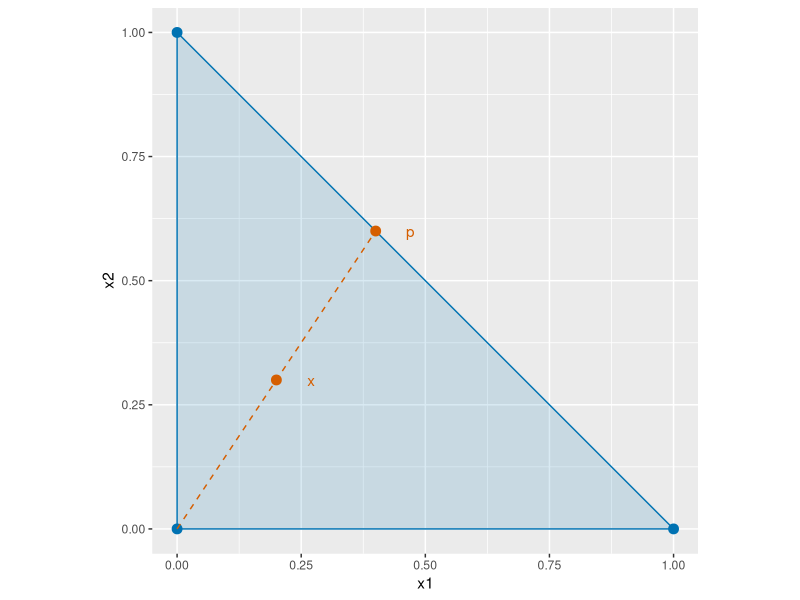

This figure's R source:
## ---- chunk 1
#| label: convex-hull-r
#| fig-alt: >-
#|   A light blue filled triangle with blue corners at (0, 0), (1, 0) and
#|   (0, 1). A vermilion point p at (0.4, 0.6) sits on the edge from (1, 0)
#|   to (0, 1). A dashed vermilion segment runs from the origin to p, passing
#|   through a second vermilion point x at (0.2, 0.3), halfway along it.
#| fig-height: 4
#| fig-width: 4
ch_corner_x1_fc <- c(0, 1, 0)
ch_corner_x2_fc <- c(0, 0, 1)
ch_corners_fc <- tibble::tibble(x1 = ch_corner_x1_fc, x2 = ch_corner_x2_fc)
ch_path_x1_fc <- c(0, 0.2, 0.4)
ch_path_x2_fc <- c(0, 0.3, 0.6)
ch_path_fc <- tibble::tibble(x1 = ch_path_x1_fc, x2 = ch_path_x2_fc)
ch_marks_x1_fc <- c(0.2, 0.4)
ch_marks_x2_fc <- c(0.3, 0.6)
ch_marks_label_fc <- c("x", "p")
ch_marks_fc <- tibble::tibble(
  x1 = ch_marks_x1_fc,
  x2 = ch_marks_x2_fc,
  label = ch_marks_label_fc
)
ch_aes_fc <- ggplot2::aes(x = x1, y = x2)
ch_label_aes_fc <- ggplot2::aes(x = x1, y = x2, label = label)
ggplot2::ggplot() +
  ggplot2::geom_polygon(
    data = ch_corners_fc, mapping = ch_aes_fc,
    fill = "#0072B2", alpha = 0.15, colour = "#0072B2"
  ) +
  ggplot2::geom_point(
    data = ch_corners_fc, mapping = ch_aes_fc,
    colour = "#0072B2", size = 3
  ) +
  ggplot2::geom_line(
    data = ch_path_fc, mapping = ch_aes_fc,
    colour = "#D55E00", linetype = "dashed"
  ) +
  ggplot2::geom_point(
    data = ch_marks_fc, mapping = ch_aes_fc,
    colour = "#D55E00", size = 3
  ) +
  ggplot2::geom_text(
    data = ch_marks_fc, mapping = ch_label_aes_fc,
    colour = "#D55E00", nudge_x = 0.07
  ) +
  ggplot2::coord_fixed() +
  ggplot2::labs(x = "x1", y = "x2")
